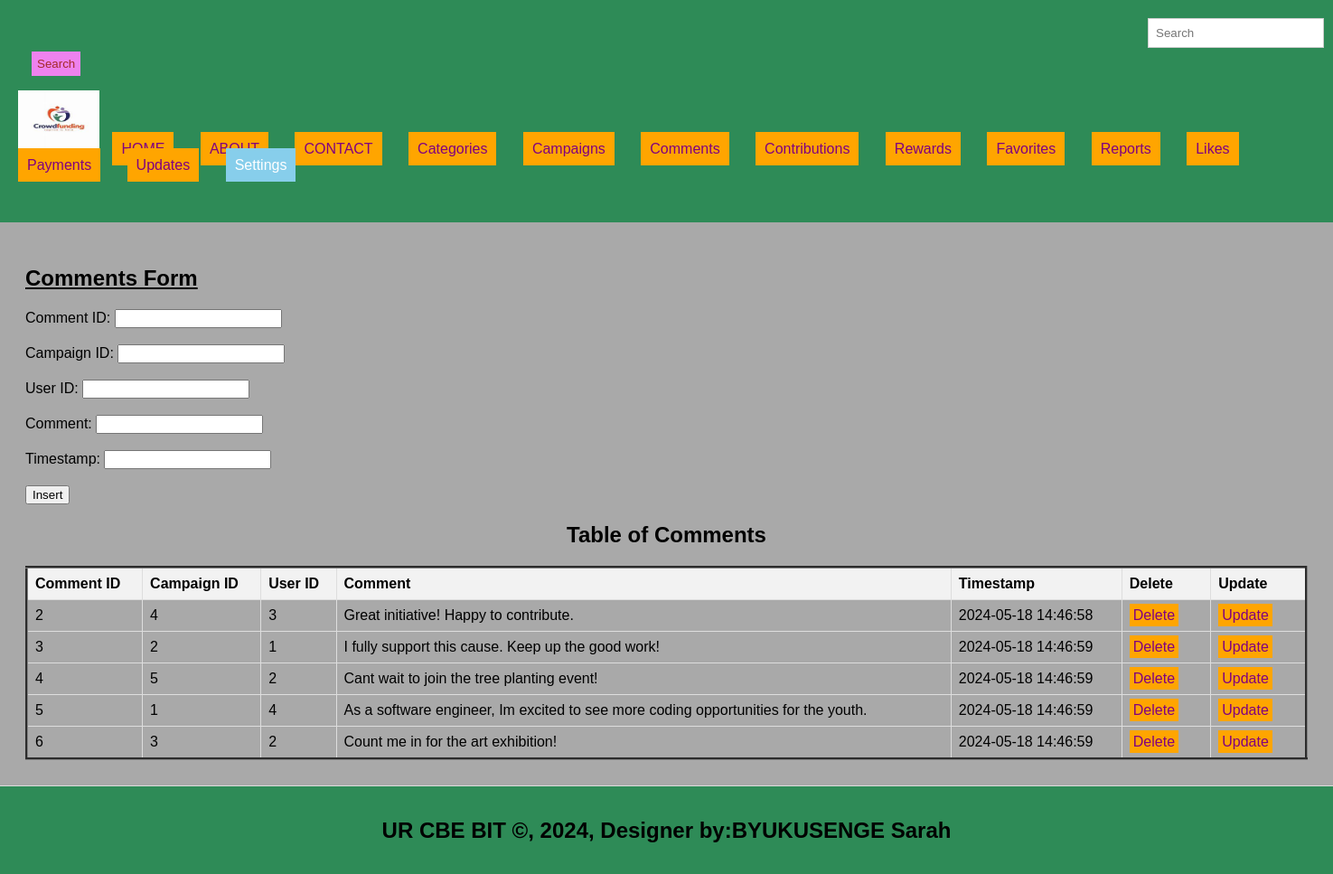
The page /comments.php on the database its author committed.
### tables this page shows
CREATE TABLE `comments` (
  `comment_id` int(11) NOT NULL,
  `campaign_id` int(11) DEFAULT NULL,
  `user_id` int(11) DEFAULT NULL,
  `comment` varchar(250) DEFAULT NULL,
  `timestamp` timestamp NOT NULL DEFAULT current_timestamp()
);

### comments.php (the view, shortened to what this page needs)
<!DOCTYPE html>
<html lang="en">
<head>
  <link rel="stylesheet" type="text/css" href="style.css" title="style 1" media="screen, tv, projection, handheld, print"/>
  </head>
  <header>
<body bgcolor="darkgrey">
  <form method="GET" class="d-flex" role="search" action="search.php">
      <input class="form-control me-2" type="search" placeholder="Search" aria-label="Search" name="query">
      <button class="btn btn-outline-success" type="submit">Search</button>
    </form>
  <ul style="list-style-type: none; padding: 0;">
    <li style="display: inline; margin-right: 10px;">
    <img src="./image/logopictr.jpeg" width="90" height="70" alt="Logo">
  </li>
    <li style="display: inline; margin-right: 10px;"><a href="./home.html">HOME</a></li>
    <li style="display: inline; margin-right: 10px;"><a href="./about.html">ABOUT</a></li>
    <li style="display: inline; margin-right: 10px;"><a href="./contact.html">CONTACT</a></li>
    <li style="display: inline; margin-right: 10px;"><a href="./categories.php">Categories</a></li>
    <li style="display: inline; margin-right: 10px;"><a href="./campaigns.php">Campaigns</a></li>
    <li style="display: inline; margin-right: 10px;"><a href="./comments.php">Comments</a></li>
    <li style="display: inline; margin-right: 10px;"><a href="./contributions.php">Contributions</a></li>
    <li style="display: inline; margin-right: 10px;"><a href="./rewards.php">Rewards</a></li>
    <li style="display: inline; margin-right: 10px;"><a href="./favorites.php">Favorites</a></li>
    <li style="display: inline; margin-right: 10px;"><a href="./reports.php">Reports</a></li>
    <li style="display: inline; margin-right: 10px;"><a href="./likes.php">Likes</a></li>
    <li style="display: inline; margin-right: 10px;"><a href="./payments.php">Payments</a></li>
    <li style="display: inline; margin-right: 10px;"><a href="./updates.php">Updates</a></li>
    <li class="dropdown" style="display: inline; margin-right: 10px;">
      <a href="#" style="padding: 10px; color: white; background-color: skyblue; text-decoration: none; margin-right: 15px;">Settings</a>
    </li><br><br>
  </ul>
</header>
<section>
<h1><u> Comments Form </u></h1>
<form method="post" onsubmit="return confirmInsert();">
    <label for="comment_id">Comment ID:</label>
    <input type="number" id="comment_id" name="comment_id"><br><br>
    <label for="campaign_id">Campaign ID:</label>
    <input type="number" id="campaign_id" name="campaign_id"><br><br>
    <label for="user_id">User ID:</label>
    <input type="number" id="user_id" name="user_id"><br><br>
    <label for="comment">Comment:</label>
    <input type="text" id="comment" name="comment" required><br><br>
    <label for="timestamp">Timestamp:</label>
    <input type="text" id="timestamp" name="timestamp" required><br><br>
    <input type="submit" name="add" value="Insert">
</form>
<!DOCTYPE html>
<html>
<head>
</head>
<body>
    <center><h2>Table of Comments</h2></center>
    <table border="3">
        <tr>
            <th>Comment ID</th>
            <th>Campaign ID</th>
            <th>User ID</th>
            <th>Comment</th>
            <th>Timestamp</th>
            <th>Delete</th>
            <th>Update</th>
        </tr>
        <?php
        include('db_connection.php');
        $sql = "SELECT * FROM comments";
        $result = $connection->query($sql);
        if ($result->num_rows > 0) {
            while ($row = $result->fetch_assoc()) {
                $comment_id = $row['comment_id'];
                echo "<tr>
                    <td>" . $row['comment_id'] . "</td>
                    <td>" . $row['campaign_id'] . "</td>
                    <td>" . $row['user_id'] . "</td>
                    <td>" . $row['comment'] . "</td>
                    <td>" . $row['timestamp'] . "</td>
                    <td><a style='padding:4px' href='delete_comments.php?comment_id=$comment_id'>Delete</a></td>
                    <td><a style='padding:4px' href='update_comments.php?comment_id=$comment_id'>Update</a></td>
                </tr>";
            }
        } else {
            echo "<tr><td colspan='5'>No data found</td></tr>";
        }
        ?>
    </table>
</body>
</section>
<footer>
  <center>
    <b><h2>UR CBE BIT &copy, 2024, Designer by:BYUKUSENGE Sarah</h2></b>
  </center>
</footer>
</body>
</html>

### style.css (style rules this page uses)
body { font-family: Arial, sans-serif; margin: 0; padding: 0; }
.form-control { padding: 8px; margin-left: 4px; border: 1px solid #ccc; }
.btn { padding: 6px; background-color: violet; color: brown; border: none; }
.dropdown { position: relative; display: inline; margin-right: 10px; }
body { font-family: Arial,sans-serif; margin:0; padding:0; }
header { background-color:seagreen; padding: 20px; }
.dropdown { position: right; display:right; direction:rtl; }
section { padding:28px; border-bottom: 1px solid #ddd; }
footer { text-align: center; padding: 15px; background-color:seagreen; }

### comments.php (style rules this page uses)
a { padding: 10px; color: green; background-color: orange; text-decoration: none; margin-right: 15px; }
a:link { color: purple; }
button.btn { margin-left: 15px; margin-top: 4px; }
input.form-control { margin-left: 1250px; padding: 8px; }
table { width: 100%; border-collapse: collapse; }
th, td { border: 1px solid #ddd; padding: 8px; text-align: left; }
th { background-color: #f2f2f2; }

### rows shown on the page
comments: comment_id "2", campaign "4", user "3", comment "Great initiative! Happy to contribute.", timestamp "2024-05-18 14:46:58"
comments: comment_id "3", campaign "2", user "1", comment "I fully support this cause. Keep up the good work!", timestamp "2024-05-18 14:46:59"
comments: comment_id "4", campaign "5", user "2", comment "Cant wait to join the tree planting event!", timestamp "2024-05-18 14:46:59"
comments: comment_id "5", campaign "1", user "4", comment "As a software engineer, Im excited to see more coding opportunities for the youth.", timestamp "2024-05-18 14:46:59"
comments: comment_id "6", campaign "3", user "2", comment "Count me in for the art exhibition!", timestamp "2024-05-18 14:46:59"
